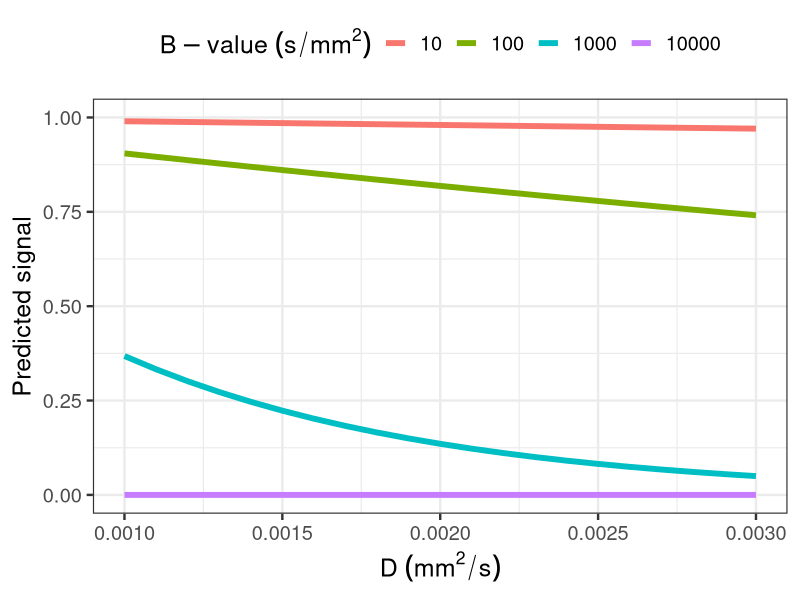

Source code (R):
## ---- chunk 1
#| include: false
library(tidyverse)
## ---- chunk 2
#| fig-height: 7
b <- c(10, 100, 1000, 10000)
D <- seq(1, 3, by = 0.1) * 10^-3
crossing(b = b, D = D) |> 
  as_tibble() |> 
  mutate(
    S = exp(-b * D)
  ) |> 
  ggplot(aes(x = D, y = S, color = factor(b))) +
  geom_line(linewidth = 2) +
  labs(
    x = expression(D~(mm^2/s)), 
    y = "Predicted signal", 
    color = expression(B-value~(s/mm^2))
  ) + 
  scale_y_continuous(limits = c(0, 1)) + 
  theme_bw(base_size = 18) + 
  theme(legend.position = "top")
